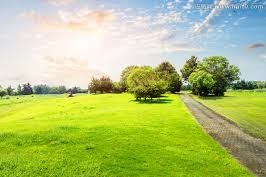
%> input picture DigitalPicture/week5/A.jpg, 266 x 177 px
$ octave week5_rgb.m   (GNU Octave 9; MATLAB toolbox functions it lacks are replaced by stand-ins)
%> lines starting %> are read from the running program, lines starting %| are printed output that depends on the picture
### DigitalPicture/week5/rgb2hsi.m
function hsi=rgb2hsi(rgb)
% RGB to HSI
rgb = im2double(rgb);
r = rgb(:, :, 1);
g = rgb(:, :, 2);
b = rgb(:, :, 3);
theta=acos(0.5*((r-g)+(r-b))./(((r-g).^2+(r-b).*(g-b)).^0.5+eps));
hsi(:,:,1)=(theta.*(b<g+(b==g))+(2*pi-theta).*(b>g))/(2*pi);
hsi(:,:,2)=1-3*(min(min(r,g),b))./(r+g+b+eps);
hsi(:,:,3)=(r+g+b)/3;

### DigitalPicture/week5/week5_rgb.m
%% 探究多通道图像、直方图均衡化、RGB的关系
clear; close all; clc;
pic=imread('A.jpg');
%> pic is the input picture: size 177x266x3 uint8; mean R, G, B 176.3, 193.3, 119.3
[h,w,~]=size(pic);
%> h = 177; w = 266
H=5;W=2;
pic_gray=rgb2gray(pic);
pic_hsi=rgb2hsi(pic);
%> in rgb2hsi, `b = rgb(:, :, 3);`:
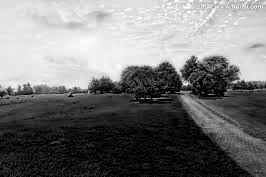
%> b: size 177x266 double; min 0, max 1, mean 0.468
%> in rgb2hsi, `theta=acos(0.5*((r-g)+(r-b))./(((r-g).^2+(r-b).*(g-b)).^0.5+eps));`:
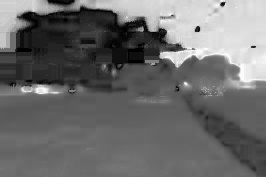
%> theta: size 177x266 double; min 7.88e-08, max 3.14, mean 1.33; drawn with min black and max white
%> in rgb2hsi, `hsi(:,:,3)=(r+g+b)/3;`:
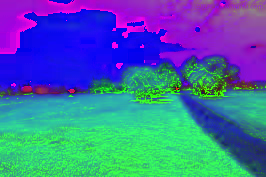
%> hsi: size 177x266x3 double; mean R, G, B 0.266, 0.419, 0.639
pic_hist=histeq(pic);
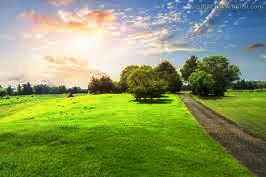
%> pic_hist: size 177x266x3 uint8; mean R, G, B 133, 151, 94.7
pic_hist_rgb=pic;
pic_hist_rgb(:,:,1)=histeq(pic(:,:,1));
pic_hist_rgb(:,:,2)=histeq(pic(:,:,2));
pic_hist_rgb(:,:,3)=histeq(pic(:,:,3));
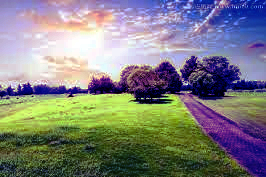
%> pic_hist_rgb: size 177x266x3 uint8; mean R, G, B 126.4, 126.4, 126.6
pic_median=pic_gray;
pic_add=zeros(h,3*w,'uint8');
for i=1:h  % 求pdf(个数)
   for j=1:w
       pic_median(i,j)=median(pic(i,j));
       pic_add(i,3*j-2)=pic(i,j,1);
       pic_add(i,3*j-1)=pic(i,j,2);
       pic_add(i,3*j)=pic(i,j,3);
    end
end
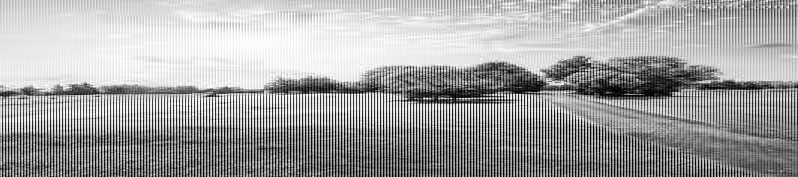
%> pic_add: size 177x798 uint8; min 0, max 255, mean 163

figure;
% subplot(H,W,1);imshow(pic);title('Original');
subplot(H,W,1);imhist(pic);title('Histogram');
% [4 lines of commented-out code are left out]
subplot(H,W,2);imhist(pic_gray);title('gray-Histogram');
subplot(H,W,3);imhist(pic(:,:,1));title('r-Histogram');
subplot(H,W,4);imhist(pic(:,:,2));title('g-Histogram');
subplot(H,W,5);imhist(pic(:,:,3));title('b-Histogram');
subplot(H,W,6);imhist(pic_hsi(:,:,1));title('h-Histogram');
subplot(H,W,7);imhist(pic_hsi(:,:,2));title('s-Histogram');
subplot(H,W,8);imhist(pic_hsi(:,:,3));title('i-Histogram');  % average
subplot(H,W,9);imhist(pic_median);title('median-Histogram');
subplot(H,W,10);imhist(pic_add);title('add-Histogram');
%> after `title('add-Histogram')`:
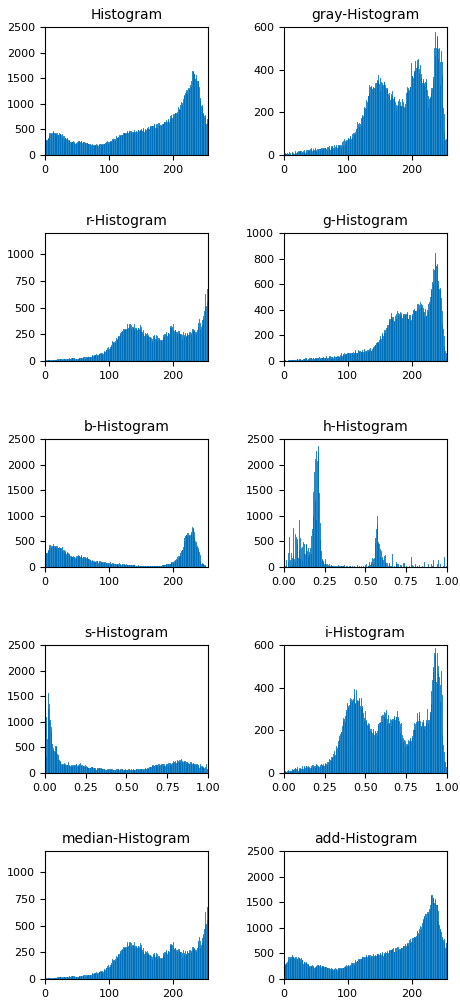
%> figure redrawn from the program's plot data, 10 panels; panel 1: highest point at x = 0, y = 2116; panel 2: highest point at x = 237, y = 576; panel 3: highest point at x = 255, y = 1095; panel 4: highest point at x = 236, y = 843
